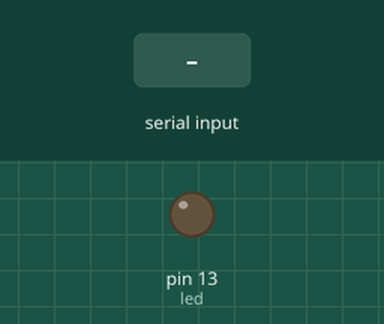
Simulated run of this sketch. Board: Arduino Uno, built with avr-gcc and run on an emulated ATmega328P. On the bench: output pins drawn as LEDs (lit = HIGH). The inputs (shaded band) are chosen by the test bench. What the sketch prints to the serial monitor is not drawn.

Above: at 1.2 s.
1.3 s: "y" received over Serial
At 2.8 s:
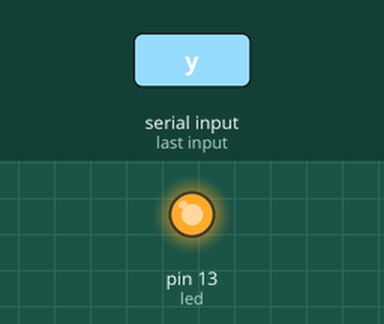
3.8 s: "n" received over Serial
At 5.9 s:
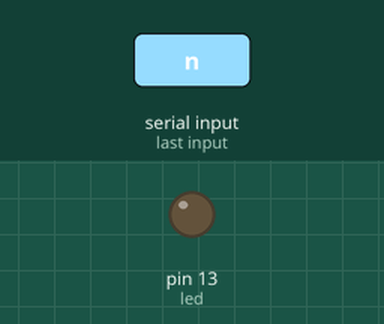
Timing chart, 0 to 7.4 s (numbered marks = the images above; inputs shaded):
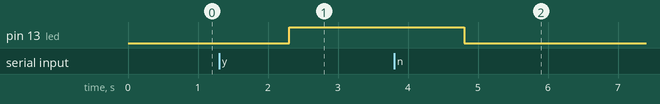

Measured:
- after the input at 1.3 s, pin 13 (led): LOW → HIGH after 1.0 s
- after the input at 3.8 s, pin 13 (led): HIGH → LOW after 1.0 s

The sketch:

Calvin_XSIJA_IfStatement.ino
```cpp
int led = 13;
int y,n;

void setup (){
    Serial.begin(9600);
    pinMode(led, OUTPUT);
    Serial.println("Nyalakan LED? (y/n) : ");
}

void loop (){
    if (Serial.available() > 0){
        String text = Serial.readString();

        if (text == "y"){
            digitalWrite(led, HIGH);
        }

        else if (text == "n"){
            digitalWrite(led, LOW);
        }

        else {
            Serial.println("Jawaban yang dimasukkan harus y atau n !!!");
        }


    }
}
```
